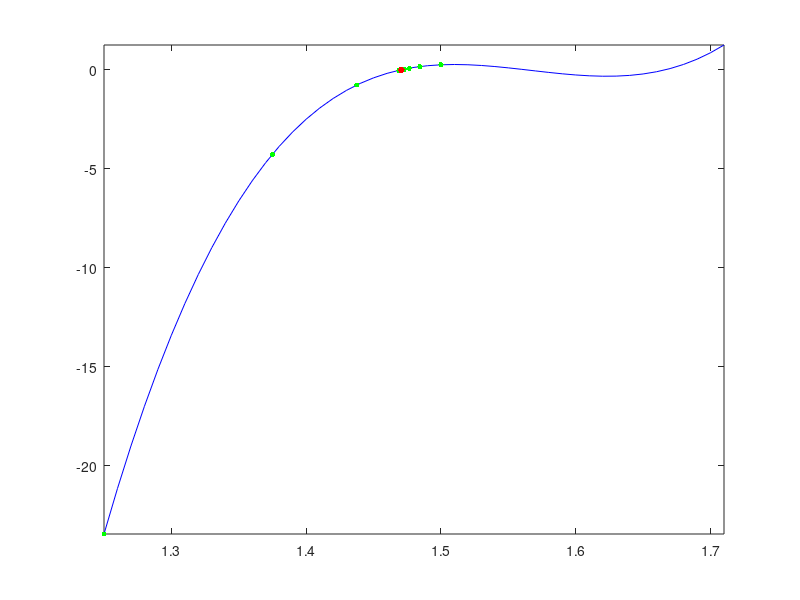

Here is the MATLAB script that generated this plot:

p = @(x) (816.*x.^3) - (3835.*x.^2) + (6000.*x) - 3125;

t = 1.25:0.01:1.71;
y = p(t);
plot(t, y, 'color', 'blue'); hold on;

a = 1;
b = 2;
k = 0;

fprintf('step %i: a = %3.15f, b = %3.15f\n', k, a, b);
while b-a > eps
    x = (a + b)/2;
    if (p(x)>0)==(p(a)>0) 
        a = x;
    else
        b = x;
    end
    k = k + 1;
    plot(x, p(x), '.', 'color', 'green', 'MarkerSize', 12);
    fprintf('step %i: a = %3.15f, b = %3.15f\n', k, a, b);
end

plot(x, p(x), '.', 'color', 'red', 'MarkerSize', 15);
axis tight;
hold off;